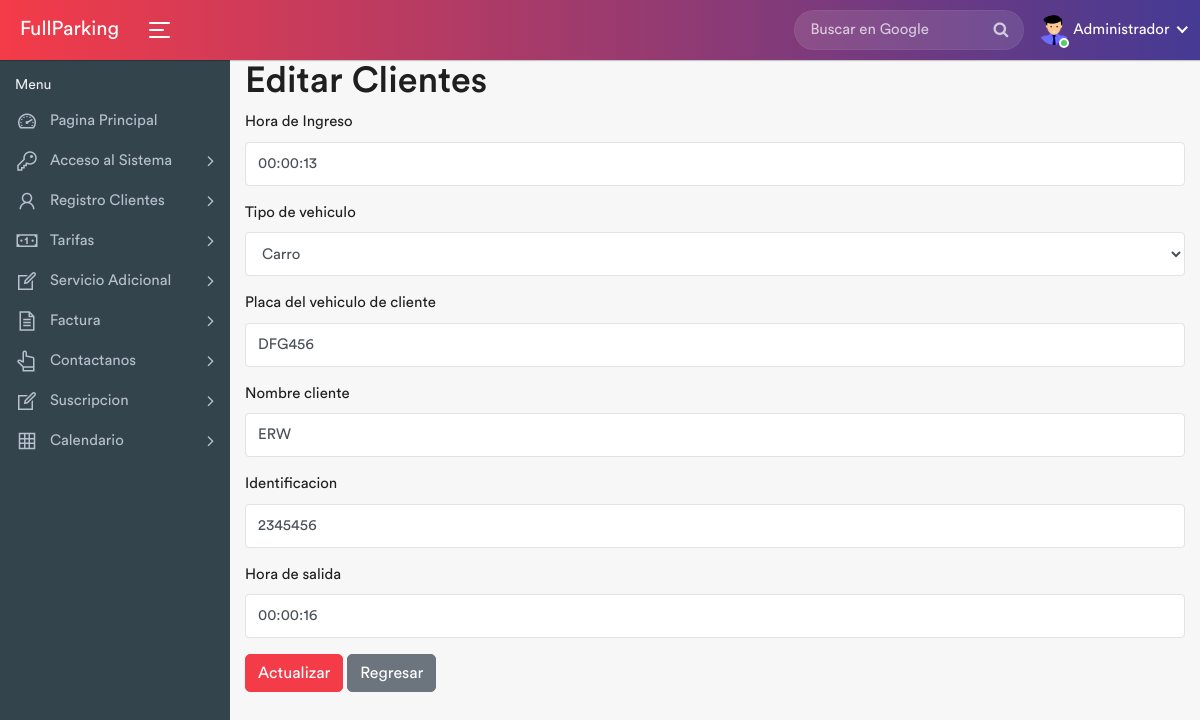
Page /editar_Vehiculos.php?id=3 (signed in) on the committed database.
### tables this page shows
CREATE TABLE `registro_vehiculos` (
  `Idregistro_vehiculos` int(11) NOT NULL,
  `Hora_ingreso` time NOT NULL,
  `Fecha_ingreso` date NOT NULL,
  `Tipo_vehiculo` varchar(45) NOT NULL,
  `Placa_vehiculo` varchar(15) NOT NULL,
  `Nombre_cliente` varchar(45) NOT NULL,
  `Identificacion` int(20) NOT NULL,
  `Hora_salida` time NOT NULL,
  `Fecha_salida` date NOT NULL
);

### editar_Vehiculos.php (the view, shortened to what this page needs)
<?php
include_once "./vistas/encabezado.php";
$mysqli=include_once "./database/conexion.php";
$Idregistro_vehiculos=$_GET["id"];
$resultadoQuery=$mysqli->prepare("SELECT Idregistro_vehiculos,
Hora_ingreso,
Tipo_vehiculo,
Placa_vehiculo,
Nombre_cliente,
Identificacion,
Hora_salida
FROM registro_vehiculos WHERE Idregistro_vehiculos=?");
$resultadoQuery->bind_param("i",$Idregistro_vehiculos);
$resultadoQuery-> execute();
$resultadoData=$resultadoQuery->get_result();
$infoCliente=$resultadoData->fetch_assoc();
?>
<div class="container">
<div class="row">
    <div class="col-12">
        <h1>Editar Clientes</h1>
        <form action="actualizar_Vehiculos.php" method="POST">
            <div class="mb-3">
            <label for="horaingreso" class="form-label">Hora de Ingreso</label>
            <input type="text" class="form-control" value="<?php echo $infoCliente["Hora_ingreso"] ?>" name="horaingreso" id="horaingreso" placeholder="hora de ingreso vehiculo ">
            </div>
            <div class="mb-3">
            <label for="tipovehiculo" class="form-label">Tipo de vehiculo</label>
            <select id="tipovehiculo" class="form-control" name="tipovehiculo" value="<?php echo $infoCliente["Tipo_vehiculo"] ?>" name="Tipo de vehiculo">
                <option value="carro">Carro</option>
             </select>
            </div>
            <div class="mb-3">
            <label for="placavehiculo" class="form-label">Placa del vehiculo de cliente</label>
            <input type="text" class="form-control" name="placavehiculo" id="placavehiculo" value="<?php echo $infoCliente["Placa_vehiculo"] ?>"  placeholder="Ingrese placa vehiculo">
            </div>
            <div class="mb-3">
            <label for="nombrecliente" class="form-label">Nombre cliente</label>
            <input type="text" class="form-control" name="nombrecliente" id="nombrecliente" value="<?php echo $infoCliente["Nombre_cliente"] ?>"  placeholder="Ingrese el nombre del cliente">
            </div>
            <div class="mb-3">
            <label for="identificacion" class="form-label">Identificacion</label>
            <input type="text" class="form-control" name="identificacion" id="identificacion" value="<?php echo $infoCliente["Identificacion"] ?>"  placeholder="Ingrese identificacion del cliente">
            </div>
            <div class="mb-3">
            <label for="horasalida" class="form-label">Hora de salida</label>
            <input type="text" class="form-control" name="horasalida" id="horasalida" value="<?php echo $infoCliente["Hora_salida"] ?>"  placeholder="Ingrese hora de salida vehiculo">
            </div>
            <div class="mb-3">
            <button class="btn btn-primary account-btn">Actualizar</button>
            <a class="btn btn-secondary" href="home.php">Regresar</a>
            </div>
        </form>
    </div>
</div>
</div>
<?php include_once "./vistas/pie.php" ?>

### rows in the picture
registro_vehiculos: horaingreso "00:00:13", tipovehiculo "Carro", placavehiculo "DFG456", nombrecliente "ERW", identificacion "2345456", horasalida "00:00:16"
